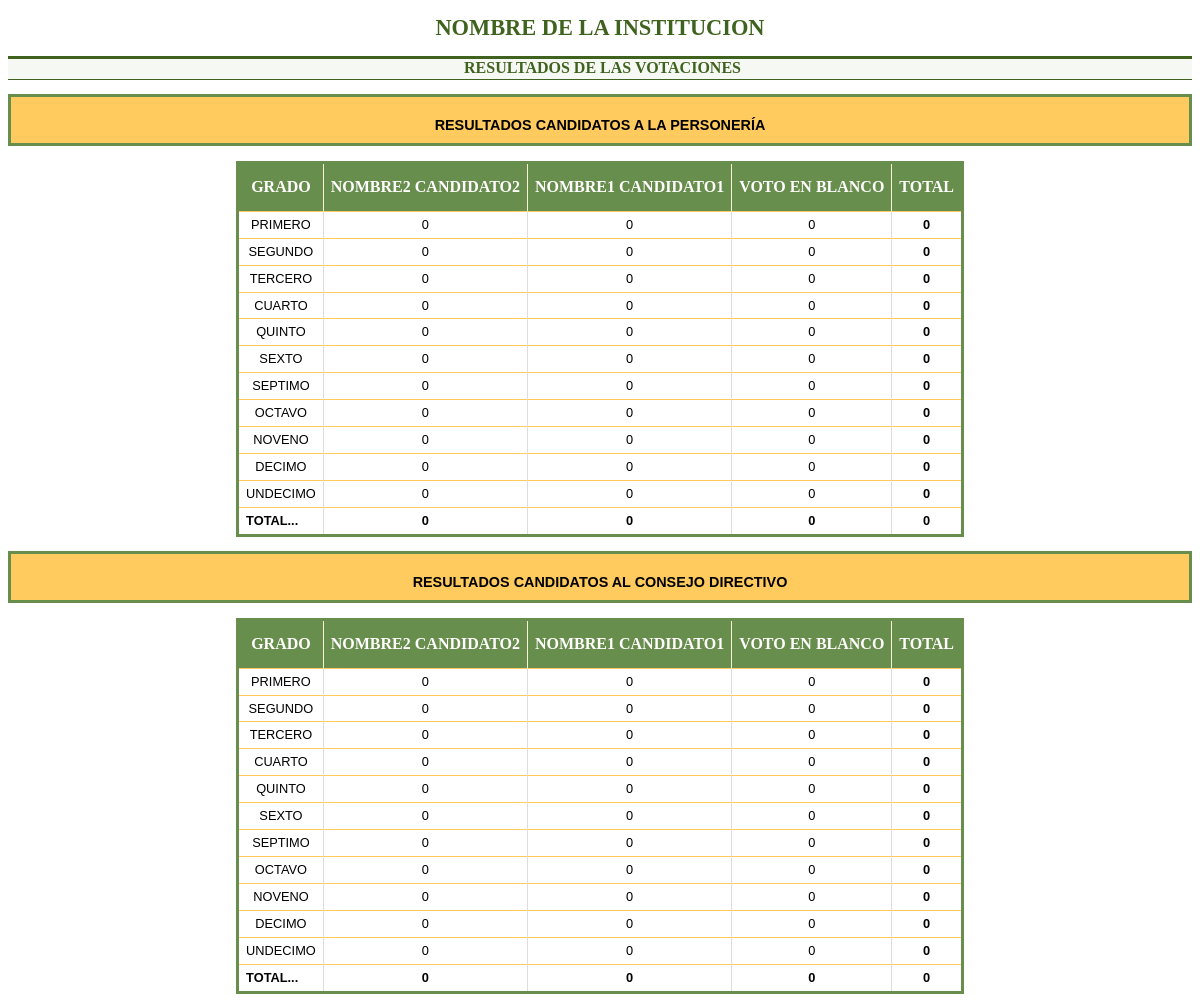
The app's page /administrador/resultados.php (signed in) with its own data.
### tables this page shows
CREATE TABLE IF NOT EXISTS `general` (
  `id` int(11) NOT NULL AUTO_INCREMENT,
  `institucion` varchar(100) NOT NULL,
  `descripcion` varchar(100) NOT NULL,
  `activo` varchar(1) NOT NULL,
  `clave` varchar(1) NOT NULL,
  PRIMARY KEY (`id`)
);

CREATE TABLE IF NOT EXISTS `categorias` (
  `id` int(11) NOT NULL AUTO_INCREMENT,
  `nombre` varchar(100) NOT NULL,
  `descripcion` varchar(100) NOT NULL,
  PRIMARY KEY (`id`)
);

CREATE TABLE IF NOT EXISTS `candidatos` (
  `id` int(11) NOT NULL AUTO_INCREMENT,
  `nombres` varchar(50) NOT NULL,
  `apellidos` varchar(50) NOT NULL,
  `representante` int(11) NOT NULL,
  PRIMARY KEY (`id`)
);

CREATE TABLE IF NOT EXISTS `grados` (
  `id` int(11) NOT NULL AUTO_INCREMENT,
  `grado` varchar(15) NOT NULL,
  PRIMARY KEY (`id`)
);

### funciones.php (called while the page is built, shortened)
<?php
function cambia_mayuscula($cadena) {
	$mayuscula="ABCDEFGHIJKLMNÑOPQRSTUVWXYZÁÉÍÓÚÜ";
	$minuscula="abcdefghijklmnñopqrstuvwxyzáéíóúü";
	return strtr($cadena,$minuscula,$mayuscula);
}
?>

### administrador/resultados.php (the view, shortened to what this page needs)
<?php
require_once("../funciones.php");
$link=conectarse();
$estado=mysql_query("select * from general",$link);
$leer= mysql_fetch_array($estado);
if(isset($_COOKIE['VotaDatAdmin'])) {
	echo '<!DOCTYPE html PUBLIC "-//W3C//DTD XHTML 1.0 Transitional//EN" "http://www.w3.org/TR/xhtml1/DTD/xhtml1-transitional.dtd">';
	echo '<html>';
	echo '<head>';
	echo '<link href="../estilo4.css" rel="stylesheet" type="text/css" />';
	echo '</head>';
	echo '<body>';
	echo '<h1>'.$leer['institucion'].'</h1>';
	echo '<h2>RESULTADOS DE LAS VOTACIONES</h2>';
	$resp5=mysql_query("select * from categorias",$link);
	while($row5 = mysql_fetch_array($resp5)) {
		echo '<div align="center">';
		echo '<p class="txtinicial">RESULTADOS '.cambia_mayuscula($row5['descripcion']).'</p>';
		echo '<table>';
		echo '<thead><tr><th>GRADO</th>';
		$resp4=mysql_query(sprintf("select nombres,apellidos from candidatos where representante=%d order by apellidos DESC",$row5['id'],$link));
		$w=0;
		while($row4 = mysql_fetch_array($resp4)) {
			echo '<th>';
			echo $row4['nombres'].' '.$row4['apellidos'];
			echo '</th>';
			$ttl_colum[$w]=0;
			$w=$w+1;
		}
		echo '<th>TOTAL</th>';
		echo '</tr></thead>';
		$resp=mysql_query("select * from grados",$link);
		$ttl_acum=0;
		while($row = mysql_fetch_array($resp)) {
			$resp2=mysql_query(sprintf("select id from candidatos where representante=%d order by apellidos DESC",$row5['id'],$link));
			echo '<tr>';
			$ContCol=0;
			$ContRow=0;
			echo '<td class="cen">'.$row['grado'].'</td>';
			while($row2 = mysql_fetch_array($resp2)) {
				$resp3=mysql_query(sprintf("select count(id_estudiante) from voto,estudiantes where grado=%d and candidato=%d and estudiantes.id=id_estudiante",$row['id'],$row2['id']),$link);
				$row3 = mysql_fetch_array($resp3);
				echo '<td class="cen">'.$row3[0].'</td>';
				$ttl_colum[$ContCol]=$ttl_colum[$ContCol]+$row3[0];
				$ContCol=$ContCol+1;
				$ContRow=$ContRow+$row3[0];
				$ttl_acum=$ttl_acum+$row3[0];
			}
			echo '<td class="cen"><strong>'.$ContRow.'</strong></td>';
			echo '</tr>';
		}
			echo '<tr>';
			echo '<td><strong>TOTAL...</strong></td>';
			for ($i = 0; $i < $ContCol; $i++) {
				echo '<td class="cen"><strong>'.$ttl_colum[$i].'</strong></td>';
			}
			echo '<td class="cen"><strong>'.$ttl_acum.'</strong></td>';
			echo '</tr>';
			echo '</table>';
			echo '</div>';
	}
	echo '</body>';
	echo '</html>';
}
else {
        include_once("encabezado.html");
        echo '<table>';
        echo '<tr><td class="cen"><strong>Su sesión ha finalizado, por favor vuelva a ingresar al sistema</strong></td></tr>';
        echo '</table></div></body></html>';
}
?>

### estilo4.css (style rules this page uses)
p { font-size: 0.9em; font-family: Arial, Helvetica, sans-serif; color: #000; text-align: justify; }
h1 { color: #3f631e; font-size: 1.4em; text-align:center; text-decoration: none; }
h2 { color: #3f631e; text-align: center; font-size: 1em; border-top: 3px solid #3f631e; border-bottom: 1px solid #3f631e; background-color: #F6F8F3; padding: 0 0 2px 5px; }
table { margin: 5px 5px 5px 5px ; text-align: left; border-collapse:collapse; border:3px solid #688e4d; }
thead th { background-color:#688e4d; height: 47px; color: #fffdfd; font-size: 12pt; font-weight: bold; padding: 0px 7px; margin: 20px 0px 0px; text-align: center; border-right: 1px solid #FCF1D4; }
.cen { text-align: center; }
.txtinicial { background-color:#ffca5e; padding: 20px 10px 10px 10px; text-align: center; font-weight: bold; border:3px solid #688e4d; }
tbody th,td { font-size: 0.8em; line-height: 1.4em; font-family: Arial, Helvetica, sans-serif; color: #000; padding: 4px 7px; border-top: 1px solid #FFCA5E; border-right: 1px solid #DDDDDD; text-align: justify; }

### records on screen
general: institucion "NOMBRE DE LA INSTITUCION"
categorias: descripcion "CANDIDATOS A LA PERSONERÍA", i "0", ttl_acum "0"
candidatos: nombres "NOMBRE2", apellidos "CANDIDATO2", row3 "0"
candidatos: nombres "NOMBRE1", apellidos "CANDIDATO1", row3 "0"
candidatos: nombres "VOTO EN BLANCO", row3 "0"
grados: grado "PRIMERO", ContRow "0"
grados: grado "SEGUNDO", ContRow "0"
grados: grado "TERCERO", ContRow "0"
grados: grado "CUARTO", ContRow "0"
grados: grado "QUINTO", ContRow "0"
grados: grado "SEXTO", ContRow "0"
grados: grado "SEPTIMO", ContRow "0"
grados: grado "OCTAVO", ContRow "0"
grados: grado "NOVENO", ContRow "0"
grados: grado "DECIMO", ContRow "0"
grados: grado "UNDECIMO", ContRow "0"
categorias: descripcion "CANDIDATOS AL CONSEJO DIRECTIVO", i "0", ttl_acum "0"
candidatos: nombres "NOMBRE2", apellidos "CANDIDATO2", row3 "0"
candidatos: nombres "NOMBRE1", apellidos "CANDIDATO1", row3 "0"
candidatos: nombres "VOTO EN BLANCO", row3 "0"
